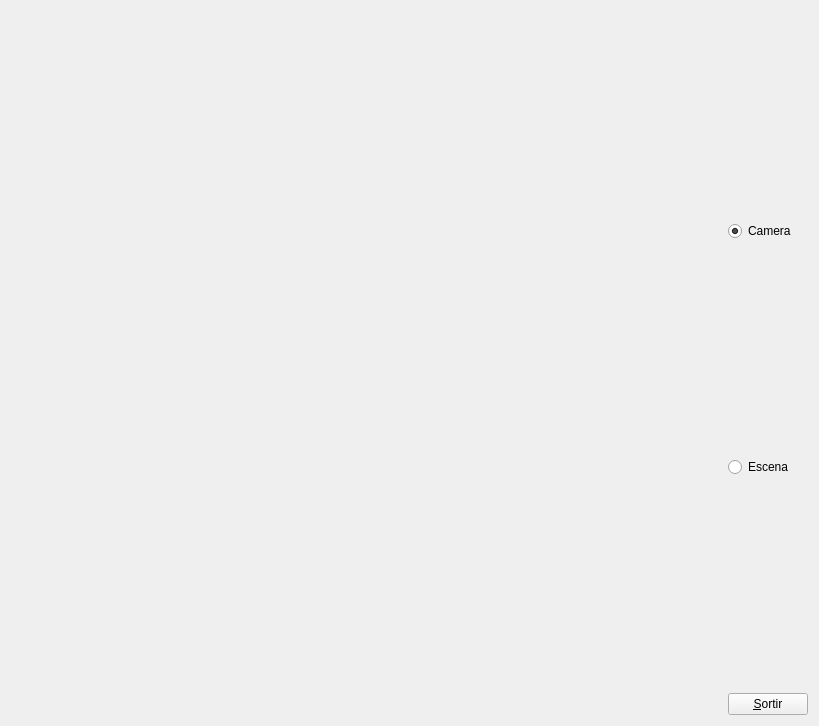
<?xml version="1.0" encoding="UTF-8"?>
<ui version="4.0">
 <class>MyForm</class>
 <widget class="QWidget" name="MyForm">
  <property name="enabled">
   <bool>true</bool>
  </property>
  <property name="geometry">
   <rect>
    <x>0</x>
    <y>0</y>
    <width>819</width>
    <height>726</height>
   </rect>
  </property>
  <property name="windowTitle">
   <string>IDI-Lab</string>
  </property>
  <layout class="QHBoxLayout" name="horizontalLayout">
   <item>
    <widget class="MyGLWidget" name="widget" native="true">
     <property name="sizePolicy">
      <sizepolicy hsizetype="Expanding" vsizetype="Expanding">
       <horstretch>0</horstretch>
       <verstretch>0</verstretch>
      </sizepolicy>
     </property>
    </widget>
   </item>
   <item>
    <layout class="QVBoxLayout" name="verticalLayout">
     <item>
      <spacer name="verticalSpacer">
       <property name="orientation">
        <enum>Qt::Vertical</enum>
       </property>
       <property name="sizeHint" stdset="0">
        <size>
         <width>20</width>
         <height>40</height>
        </size>
       </property>
      </spacer>
     </item>
     <item>
      <widget class="QRadioButton" name="radioButton_2">
       <property name="text">
        <string>Camera</string>
       </property>
       <property name="checked">
        <bool>true</bool>
       </property>
      </widget>
     </item>
     <item>
      <spacer name="verticalSpacer_2">
       <property name="orientation">
        <enum>Qt::Vertical</enum>
       </property>
       <property name="sizeHint" stdset="0">
        <size>
         <width>20</width>
         <height>40</height>
        </size>
       </property>
      </spacer>
     </item>
     <item>
      <widget class="QRadioButton" name="radioButton">
       <property name="text">
        <string>Escena</string>
       </property>
      </widget>
     </item>
     <item>
      <spacer name="verticalSpacer_3">
       <property name="orientation">
        <enum>Qt::Vertical</enum>
       </property>
       <property name="sizeHint" stdset="0">
        <size>
         <width>20</width>
         <height>40</height>
        </size>
       </property>
      </spacer>
     </item>
     <item>
      <widget class="QPushButton" name="pushButton">
       <property name="sizePolicy">
        <sizepolicy hsizetype="Fixed" vsizetype="Fixed">
         <horstretch>0</horstretch>
         <verstretch>0</verstretch>
        </sizepolicy>
       </property>
       <property name="text">
        <string>&amp;Sortir</string>
       </property>
      </widget>
     </item>
    </layout>
   </item>
  </layout>
 </widget>
 <customwidgets>
  <customwidget>
   <class>MyGLWidget</class>
   <extends>QWidget</extends>
   <header>MyGLWidget.h</header>
   <container>1</container>
   <slots>
    <signal>EnviaEstat(bool)</signal>
    <signal>setCheckEscena(bool)</signal>
    <signal>setCheckCamera(bool)</signal>
    <signal>setUnCheckCamera(bool)</signal>
    <signal>setUnCheckEscena(bool)</signal>
    <slot>TractaRadioButtonCamera()</slot>
    <slot>TractaRadioButtonEscena()</slot>
   </slots>
  </customwidget>
 </customwidgets>
 <tabstops>
  <tabstop>radioButton</tabstop>
  <tabstop>pushButton</tabstop>
  <tabstop>radioButton_2</tabstop>
 </tabstops>
 <resources/>
 <connections>
  <connection>
   <sender>pushButton</sender>
   <signal>clicked()</signal>
   <receiver>MyForm</receiver>
   <slot>close()</slot>
   <hints>
    <hint type="sourcelabel">
     <x>811</x>
     <y>718</y>
    </hint>
    <hint type="destinationlabel">
     <x>839</x>
     <y>529</y>
    </hint>
   </hints>
  </connection>
  <connection>
   <sender>radioButton_2</sender>
   <signal>clicked()</signal>
   <receiver>widget</receiver>
   <slot>TractaRadioButtonCamera()</slot>
   <hints>
    <hint type="sourcelabel">
     <x>748</x>
     <y>224</y>
    </hint>
    <hint type="destinationlabel">
     <x>663</x>
     <y>228</y>
    </hint>
   </hints>
  </connection>
  <connection>
   <sender>radioButton</sender>
   <signal>clicked()</signal>
   <receiver>widget</receiver>
   <slot>TractaRadioButtonEscena()</slot>
   <hints>
    <hint type="sourcelabel">
     <x>738</x>
     <y>467</y>
    </hint>
    <hint type="destinationlabel">
     <x>703</x>
     <y>479</y>
    </hint>
   </hints>
  </connection>
  <connection>
   <sender>widget</sender>
   <signal>setCheckCamera(bool)</signal>
   <receiver>radioButton_2</receiver>
   <slot>setChecked(bool)</slot>
   <hints>
    <hint type="sourcelabel">
     <x>516</x>
     <y>312</y>
    </hint>
    <hint type="destinationlabel">
     <x>797</x>
     <y>223</y>
    </hint>
   </hints>
  </connection>
  <connection>
   <sender>widget</sender>
   <signal>setCheckEscena(bool)</signal>
   <receiver>radioButton</receiver>
   <slot>setChecked(bool)</slot>
   <hints>
    <hint type="sourcelabel">
     <x>687</x>
     <y>402</y>
    </hint>
    <hint type="destinationlabel">
     <x>784</x>
     <y>461</y>
    </hint>
   </hints>
  </connection>
 </connections>
</ui>
